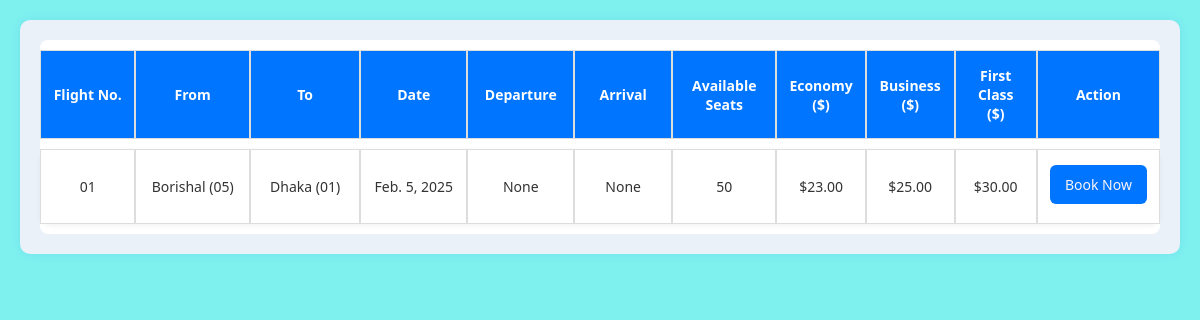
Before: /flight/8/ with the older database file.
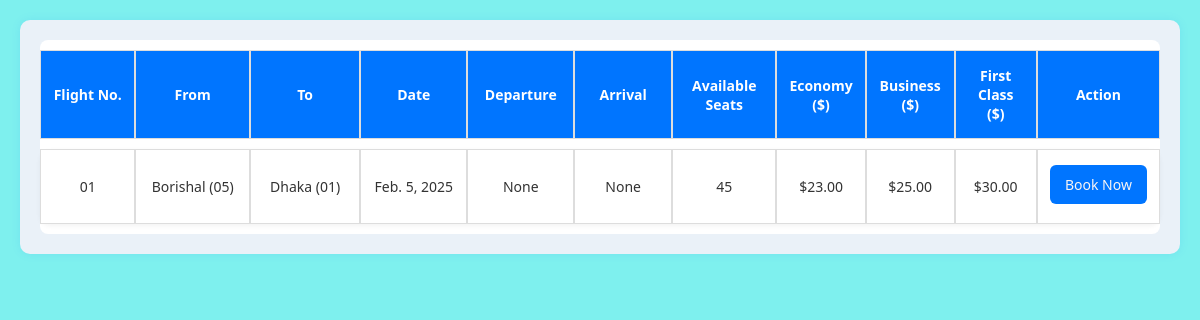
After: the same page with the newer database file.
### AirLine/models.py (models this page shows, shortened)
class Flight(models.Model):
    flight_number = models.CharField(max_length=20, unique=True, verbose_name="Flight Number")
    flight_name = models.CharField(max_length=100, verbose_name="Flight Name")
    source_airport = models.ForeignKey(Airport, related_name="departing_flights", on_delete=models.CASCADE, verbose_name="Source Airport")
    destination_airport = models.ForeignKey(Airport, related_name="arriving_flights", on_delete=models.CASCADE, verbose_name="Destination Airport")
    date = models.DateField(verbose_name="Flight Date")
    departure_time = models.TimeField(null=True, blank=True, verbose_name="Departure Time")
    arrival_time = models.TimeField(null=True, blank=True, verbose_name="Arrival Time")
    available_seats = models.PositiveIntegerField(default=50, verbose_name="Available Seats")
    economy_price = models.DecimalField(max_digits=10, decimal_places=2, verbose_name="Economy Class Price")
    business_price = models.DecimalField(max_digits=10, decimal_places=2, verbose_name="Business Class Price")
    first_class_price = models.DecimalField(max_digits=10, decimal_places=2, verbose_name="First Class Price")
    created_at = models.DateTimeField(auto_now_add=True, verbose_name="Created At")
    updated_at = models.DateTimeField(auto_now=True, verbose_name="Last Updated")
    class Meta:
        verbose_name = "Flight"
        verbose_name_plural = "Flights"
        ordering = ['date', 'departure_time']

class Airport(models.Model):
    name = models.CharField(max_length=100, verbose_name="Airport Name")
    city = models.CharField(max_length=100, verbose_name="City")
    country = models.CharField(max_length=100, verbose_name="Country")
    code = models.CharField(max_length=10, unique=True, verbose_name="Airport Code (IATA/ICAO)")
    class Meta:
        verbose_name = "Airport"
        verbose_name_plural = "Airports"
        ordering = ['city', 'name']

### AirLine/views.py (the view)
# urls.py: path('flight/<int:flight_id>/', views.flight_show, name='flight_show'),
def flight_show(request, flight_id):
    flight = get_object_or_404(Flight, id=flight_id)
    source = request.GET.get('source', flight.source_airport.city)
    destination = request.GET.get('destination', flight.destination_airport.city)
    date = request.GET.get('date', flight.date)
    context = {
        'flights': [flight],
        'source': source,
        'destination': destination,
        'date': date,
    }
    return render(request, 'flight_show.html', context)

### templates/flight_show.html (shortened to what this page needs)
<!DOCTYPE html>
<html lang="en">
<head>
    <link rel="stylesheet" href="/static/css/flight_show.css">
</head>
<body>
    <div class="table-wrapper">
        <div class="actual-result-div">
            <div id="flights_div2">
                {% if flights %}
                    <table class="flight-table">
                        <thead>
                            <tr>
                                <th>Flight No.</th>
                                <th>From</th>
                                <th>To</th>
                                <th>Date</th>
                                <th>Departure</th>
                                <th>Arrival</th>
                                <th>Available Seats</th>
                                <th>Economy ($)</th>
                                <th>Business ($)</th>
                                <th>First Class ($)</th>
                                <th>Action</th>
                            </tr>
                        </thead>
                        <tbody>
                            {% for flight in flights %}
                            <tr>
                                <td>{{ flight.flight_number }}</td>
                                <td>{{ flight.source_airport.city }} ({{ flight.source_airport.code }})</td>
                                <td>{{ flight.destination_airport.city }} ({{ flight.destination_airport.code }})</td>
                                <td>{{ flight.date }}</td>
                                <td>{{ flight.departure_time }}</td>
                                <td>{{ flight.arrival_time }}</td>
                                <td>{{ flight.available_seats }}</td>
                                <td>${{ flight.economy_price }}</td>
                                <td>${{ flight.business_price }}</td>
                                <td>${{ flight.first_class_price }}</td>
                                <td>
                                    <a href="{% url 'buy_ticket' %}?flight_id={{ flight.id }}&source_id={{ flight.source_airport.id }}&destination_id={{ flight.destination_airport.id }}&departure_date={{ flight.date }}"
                                       class="details-btn">Book Now</a>
                                </td>
                            </tr>
                            {% endfor %}
                        </tbody>
                    </table>
                {% else %}
                    <p class="error">No flights found for the selected route and date.</p>
                {% endif %}
            </div>
        </div>
    </div>
</body>
</html>

Changed rows visible on the page:
changed Flight "None": available_seats "50" → "45"
